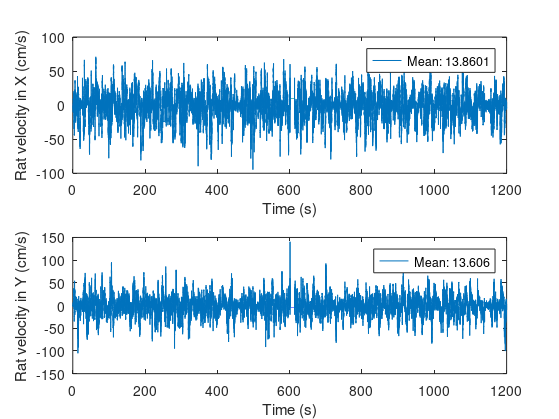
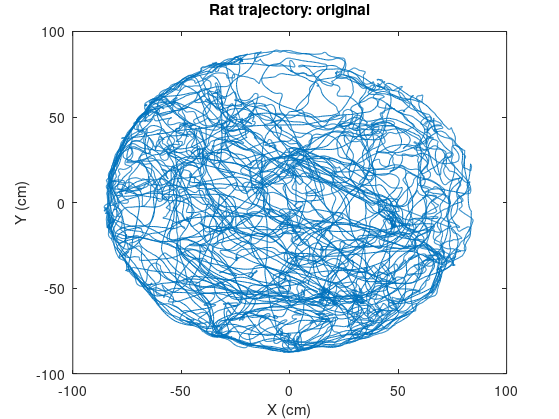
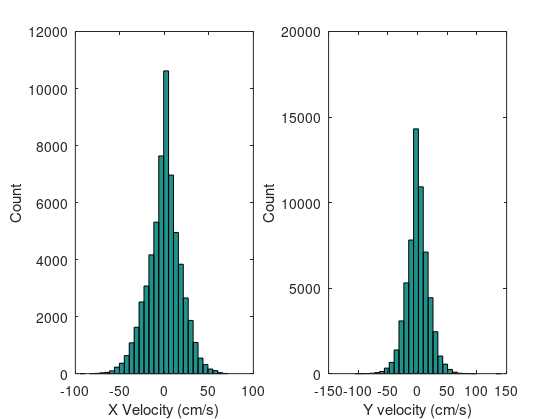
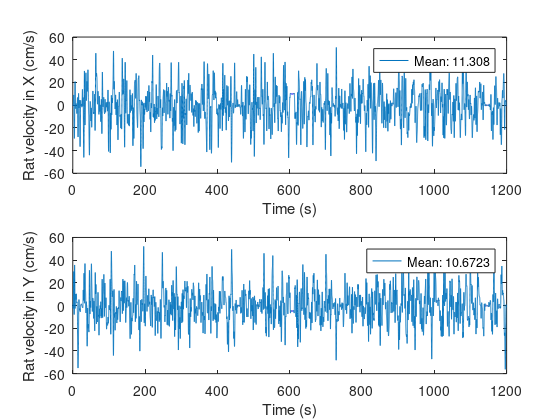

These charts were generated, in order, by the following MATLAB code:
% Print velocity in X and Y direction
close all
clear all
load Hafting_Fig2c_Trial1_preprocessed
%load rat_data_original


folder = 'output';

dt = 0.02;
fs = 1/dt;
stopf = 0.5; % Hz
filtord = 4;

remove_1st_4s = true;

if remove_1st_4s
    pos_x(1:4/dt) = [];
    pos_y(1:4/dt) = [];
    pos_timeStamps(end-4/dt+1:end) = [];
end

[B, A] = butter(filtord, stopf / (fs/2));

fontSize = 14;
histBins = 30;

totalTime = 1200; %s
pos_x = pos_x(1:totalTime/dt);
pos_y = pos_y(1:totalTime/dt);
pos_timeStamps = pos_timeStamps(1:totalTime/dt);

vel_x = diff(pos_x)/dt;
vel_y = diff(pos_y)/dt;


% Original hafting velocities
figure
subplot(2, 1, 1, 'FontSize', fontSize);
plot(pos_timeStamps(1:end-1), vel_x)
xlabel('Time (s)');
ylabel('Rat velocity in X (cm/s)');
legend(['Mean: ' num2str(mean(abs(vel_x)))]);
%xlim([0 300]);

subplot(2,1,2, 'FontSize', fontSize);
plot(pos_timeStamps(1:end-1), vel_y)
xlabel('Time (s)');
ylabel('Rat velocity in Y (cm/s)');
legend(['Mean: ' num2str(mean(abs(vel_y)))]);
%xlim([0 300]);

max(abs(vel_x))
max(abs(vel_y))

set(gcf(), 'PaperPositionMode', 'auto', 'Renderer', 'painters');
print('-depsc', sprintf('%s/velocities_original.eps', ...
    folder));


figure
subplot(1, 1, 1, 'FontSize', fontSize);
plot(pos_x, pos_y);
xlabel('X (cm)')
ylabel('Y (cm)')
title('Rat trajectory: original');

set(gcf(), 'PaperPositionMode', 'auto', 'Renderer', 'painters');
print('-depsc', sprintf('%s/trajectory_original.eps', ...
    folder));


figure
title('Velocity distribution: original');
subplot(1, 2, 1, 'FontSize', fontSize);
hist(vel_x, histBins);
xlabel('X Velocity (cm/s)');
ylabel('Count');
%xlim([-150 150]);
subplot(1, 2, 2, 'FontSize', fontSize);
hist(vel_y, histBins);
xlabel('Y velocity (cm/s)');
ylabel('Count');
%xlim([-150 150]);

set(gcf(), 'PaperPositionMode', 'auto', 'Renderer', 'painters');
print('-depsc', sprintf('%s/velocities_hist_original.eps', ...
    folder));



% Low pass filtered
vel_x_new = filtfilt(B, A, vel_x);
vel_y_new = filtfilt(B, A, vel_y);
pos_x_new = pos_x(1) + cumsum(vel_x_new)*dt;
pos_y_new = pos_y(1) + cumsum(vel_y_new)*dt;

figure
title('Velocity clipped');
subplot(2, 1, 1, 'FontSize', fontSize);
plot(pos_timeStamps(1:end-1), vel_x_new)
%xlim([0 300]);
xlabel('Time (s)');
ylabel('Rat velocity in X (cm/s)');
legend(['Mean: ' num2str(mean(abs(vel_x_new)))]);


subplot(2,1,2, 'FontSize', fontSize);
plot(pos_timeStamps(1:end-1), vel_y_new)
xlabel('Time (s)');
ylabel('Rat velocity in Y (cm/s)');
legend(['Mean: ' num2str(mean(abs(vel_y_new)))]);

%xlim([0 300]);

set(gcf(), 'PaperPositionMode', 'auto', 'Renderer', 'painters');
print('-depsc', sprintf('%s/velocities_lowpass.eps', ...
    folder));


figure
subplot(1, 1, 1, 'FontSize', fontSize);
plot(pos_x_new, pos_y_new);
xlabel('X (cm)')
ylabel('Y (cm)')
title('Rat trajectory: low pass filtered');

set(gcf(), 'PaperPositionMode', 'auto', 'Renderer', 'painters');
print('-depsc', sprintf('%s/trajectory_lowpass.eps', ...
    folder));


figure
title('Velocity distribution: low pass filtered');
subplot(1, 2, 1, 'FontSize', fontSize);
hist(vel_x_new, histBins);
xlabel('X Velocity (cm/s)');
ylabel('Count');
xlim([-150 150]);
subplot(1, 2, 2, 'FontSize', fontSize);
hist(vel_y_new, histBins);
xlabel('Y velocity (cm/s)');
ylabel('Count');
xlim([-150 150]);

set(gcf(), 'PaperPositionMode', 'auto', 'Renderer', 'painters');
print('-depsc', sprintf('%s/velocities_hist_lowpass.eps', ...
    folder));

% % Save original data
% save('rat_trajectory_original.mat', 'pos_timeStamps', 'pos_x', 'pos_y', 'dt');
% 
% % Save low pass filtered data
% pos_timeStamps = pos_timeStamps(1:end-1);
% pos_x = pos_x_new;
% pos_y = pos_y_new;
% save('rat_trajectory_lowpass.mat', 'pos_timeStamps', 'pos_x', 'pos_y', 'dt')
